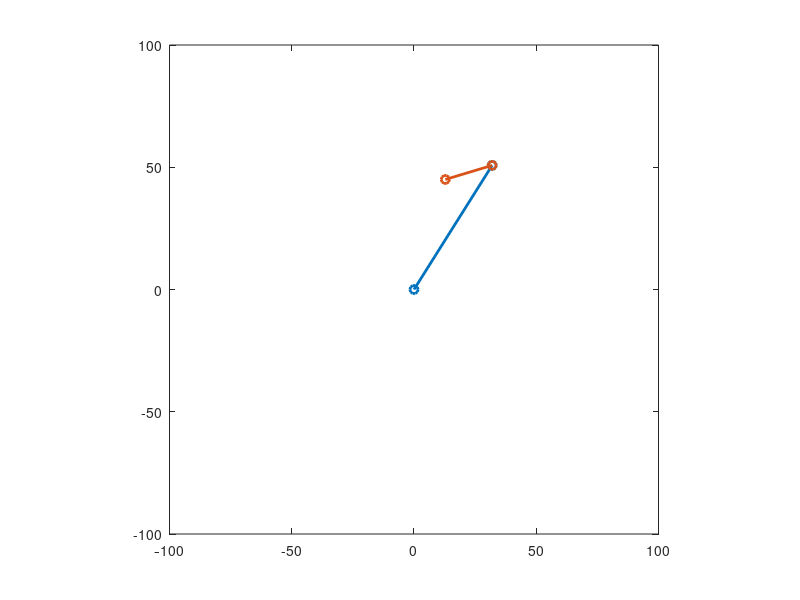

Here is the MATLAB script that generated this plot:

%link lengths
l1 = 30;
l2 = 20;
l3 = 60;
l4 = 20;
l7 = 45;

for th = 0:0.1:2*pi
    % to draw a reference horizontal line at point 0
    plot([-50 50],[0 0]); hold on
    % to draw a reference horizontal line at slider
    plot([-70 40],[45 45]); hold on
    % to draw a vertical reference line
    plot([0 0],[-10 50]); hold on
    
    % to plot crank
    plot([0 l2*cos(th)],[l1 l1-l2*sin(th)],'o-','linewidth',2); hold off
    th2 = atan((l2*sin(th)-l1)/(l2*cos(th)));
    
    if (th2<0)
        th2 = th2+pi;
    end
    
    % to plot a lever link
    plot([0 -l3*cos(th2)],[0 l3*sin(th2)],'o-','linewidth',2); hold on
    th3 = asin((l3*sin(th2)-l7)/l4);
    
    plot([-l3*cos(th2) -l3*cos(th2)-l4*cos(th3)],[l3*sin(th2) l7],'o-','linewidth',2); hold off;
    
    axis(gca,'equal');
    axis([-100 100 -100 100]);
    pause(0.1);
    
end
